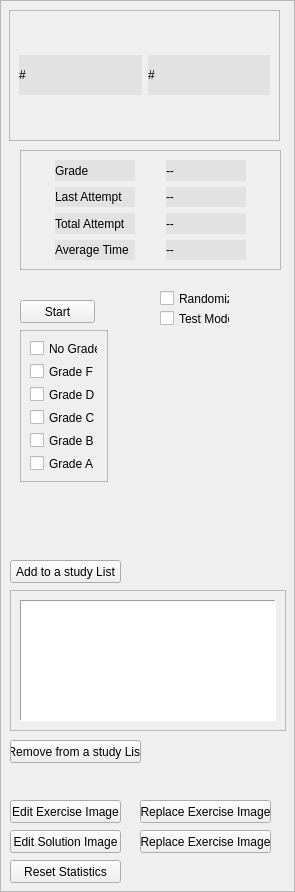
               <widget class="QFrame" name="learning_page_right">
                <property name="minimumSize">
                 <size>
                  <width>0</width>
                  <height>0</height>
                 </size>
                </property>
                <property name="maximumSize">
                 <size>
                  <width>300</width>
                  <height>16777215</height>
                 </size>
                </property>
                <property name="frameShape">
                 <enum>QFrame::StyledPanel</enum>
                </property>
                <property name="frameShadow">
                 <enum>QFrame::Raised</enum>
                </property>
                <widget class="QPushButton" name="start_button">
                 <property name="geometry">
                  <rect>
                   <x>20</x>
                   <y>300</y>
                   <width>75</width>
                   <height>23</height>
                  </rect>
                 </property>
                 <property name="text">
                  <string>Start</string>
                 </property>
                </widget>
                <widget class="QPushButton" name="add_to_a_study_list_button">
                 <property name="geometry">
                  <rect>
                   <x>10</x>
                   <y>560</y>
                   <width>111</width>
                   <height>23</height>
                  </rect>
                 </property>
                 <property name="text">
                  <string>Add to a study List</string>
                 </property>
                </widget>
                <widget class="QFrame" name="ex_stats_info">
                 <property name="geometry">
                  <rect>
                   <x>20</x>
                   <y>150</y>
                   <width>261</width>
                   <height>120</height>
                  </rect>
                 </property>
                 <property name="minimumSize">
                  <size>
                   <width>0</width>
                   <height>120</height>
                  </size>
                 </property>
                 <property name="maximumSize">
                  <size>
                   <width>16777215</width>
                   <height>120</height>
                  </size>
                 </property>
                 <property name="frameShape">
                  <enum>QFrame::StyledPanel</enum>
                 </property>
                 <property name="frameShadow">
                  <enum>QFrame::Raised</enum>
                 </property>
                 <layout class="QGridLayout" name="gridLayout">
                  <item row="0" column="0">
                   <widget class="QLabel" name="label_5">
                    <property name="minimumSize">
                     <size>
                      <width>80</width>
                      <height>0</height>
                     </size>
                    </property>
                    <property name="maximumSize">
                     <size>
                      <width>80</width>
                      <height>16777215</height>
                     </size>
                    </property>
                    <property name="styleSheet">
                     <string notr="true">background-color: rgb(226, 226, 226);</string>
                    </property>
                    <property name="text">
                     <string>Grade</string>
                    </property>
                   </widget>
                  </item>
                  <item row="0" column="1">
                   <widget class="QLabel" name="ex_stats_info_grade_label">
                    <property name="minimumSize">
                     <size>
                      <width>80</width>
                      <height>0</height>
                     </size>
                    </property>
                    <property name="maximumSize">
                     <size>
                      <width>80</width>
                      <height>16777215</height>
                     </size>
                    </property>
                    <property name="styleSheet">
                     <string notr="true">background-color: rgb(226, 226, 226);</string>
                    </property>
                    <property name="text">
                     <string>--</string>
                    </property>
                   </widget>
                  </item>
                  <item row="1" column="0">
                   <widget class="QLabel" name="label_8">
                    <property name="minimumSize">
                     <size>
                      <width>80</width>
                      <height>0</height>
                     </size>
                    </property>
                    <property name="maximumSize">
                     <size>
                      <width>80</width>
                      <height>16777215</height>
                     </size>
                    </property>
                    <property name="styleSheet">
                     <string notr="true">background-color: rgb(226, 226, 226);</string>
                    </property>
                    <property name="text">
                     <string>Last Attempt</string>
                    </property>
                   </widget>
                  </item>
                  <item row="1" column="1">
                   <widget class="QLabel" name="ex_stats_info_lastattempt_label">
                    <property name="minimumSize">
                     <size>
                      <width>80</width>
                      <height>0</height>
                     </size>
                    </property>
                    <property name="maximumSize">
                     <size>
                      <width>80</width>
                      <height>16777215</height>
                     </size>
                    </property>
                    <property name="styleSheet">
                     <string notr="true">background-color: rgb(226, 226, 226);</string>
                    </property>
                    <property name="text">
                     <string>--</string>
                    </property>
                   </widget>
                  </item>
                  <item row="2" column="0">
                   <widget class="QLabel" name="label_9">
                    <property name="minimumSize">
                     <size>
                      <width>80</width>
                      <height>0</height>
                     </size>
                    </property>
                    <property name="maximumSize">
                     <size>
                      <width>80</width>
                      <height>16777215</height>
                     </size>
                    </property>
                    <property name="styleSheet">
                     <string notr="true">background-color: rgb(226, 226, 226);</string>
                    </property>
                    <property name="text">
                     <string>Total Attempt</string>
                    </property>
                   </widget>
                  </item>
                  <item row="2" column="1">
                   <widget class="QLabel" name="ex_stats_info_totalattempts_label">
                    <property name="minimumSize">
                     <size>
                      <width>80</width>
                      <height>0</height>
                     </size>
                    </property>
                    <property name="maximumSize">
                     <size>
                      <width>80</width>
                      <height>16777215</height>
                     </size>
                    </property>
                    <property name="styleSheet">
                     <string notr="true">background-color: rgb(226, 226, 226);</string>
                    </property>
                    <property name="text">
                     <string>--</string>
                    </property>
                   </widget>
                  </item>
                  <item row="3" column="0">
                   <widget class="QLabel" name="label_10">
                    <property name="minimumSize">
                     <size>
                      <width>80</width>
                      <height>0</height>
                     </size>
                    </property>
                    <property name="maximumSize">
                     <size>
                      <width>80</width>
                      <height>16777215</height>
                     </size>
                    </property>
                    <property name="styleSheet">
                     <string notr="true">background-color: rgb(226, 226, 226);</string>
                    </property>
                    <property name="text">
                     <string>Average Time</string>
                    </property>
                   </widget>
                  </item>
                  <item row="3" column="1">
                   <widget class="QLabel" name="ex_stats_info_averagetime_label">
                    <property name="minimumSize">
                     <size>
                      <width>80</width>
                      <height>0</height>
                     </size>
                    </property>
                    <property name="maximumSize">
                     <size>
                      <width>80</width>
                      <height>16777215</height>
                     </size>
                    </property>
                    <property name="styleSheet">
                     <string notr="true">background-color: rgb(226, 226, 226);</string>
                    </property>
                    <property name="text">
                     <string>--</string>
                    </property>
                   </widget>
                  </item>
                 </layout>
                </widget>
                <widget class="QCheckBox" name="checkBox">
                 <property name="geometry">
                  <rect>
                   <x>160</x>
                   <y>290</y>
                   <width>70</width>
                   <height>17</height>
                  </rect>
                 </property>
                 <property name="text">
                  <string>Randomize</string>
                 </property>
                </widget>
                <widget class="QCheckBox" name="checkBox_2">
                 <property name="geometry">
                  <rect>
                   <x>160</x>
                   <y>310</y>
                   <width>70</width>
                   <height>17</height>
                  </rect>
                 </property>
                 <property name="text">
                  <string>Test Mode</string>
                 </property>
                </widget>
                <widget class="QPushButton" name="pushButton_4">
                 <property name="geometry">
                  <rect>
                   <x>10</x>
                   <y>800</y>
                   <width>111</width>
                   <height>23</height>
                  </rect>
                 </property>
                 <property name="text">
                  <string>Edit Exercise Image</string>
                 </property>
                </widget>
                <widget class="QPushButton" name="pushButton_6">
                 <property name="geometry">
                  <rect>
                   <x>10</x>
                   <y>830</y>
                   <width>111</width>
                   <height>23</height>
                  </rect>
                 </property>
                 <property name="text">
                  <string>Edit Solution Image</string>
                 </property>
                </widget>
                <widget class="QPushButton" name="pushButton_8">
                 <property name="geometry">
                  <rect>
                   <x>140</x>
                   <y>800</y>
                   <width>131</width>
                   <height>23</height>
                  </rect>
                 </property>
                 <property name="text">
                  <string>Replace Exercise Image</string>
                 </property>
                </widget>
                <widget class="QPushButton" name="pushButton_9">
                 <property name="geometry">
                  <rect>
                   <x>140</x>
                   <y>830</y>
                   <width>131</width>
                   <height>23</height>
                  </rect>
                 </property>
                 <property name="text">
                  <string>Replace Exercise Image</string>
                 </property>
                </widget>
                <widget class="QPushButton" name="pushButton_12">
                 <property name="geometry">
                  <rect>
                   <x>10</x>
                   <y>860</y>
                   <width>111</width>
                   <height>23</height>
                  </rect>
                 </property>
                 <property name="text">
                  <string>Reset Statistics</string>
                 </property>
                </widget>
                <widget class="QFrame" name="textbook_info_frame_left">
                 <property name="geometry">
                  <rect>
                   <x>9</x>
                   <y>10</y>
                   <width>271</width>
                   <height>131</height>
                  </rect>
                 </property>
                 <property name="minimumSize">
                  <size>
                   <width>0</width>
                   <height>0</height>
                  </size>
                 </property>
                 <property name="maximumSize">
                  <size>
                   <width>16777215</width>
                   <height>16777215</height>
                  </size>
                 </property>
                 <property name="frameShape">
                  <enum>QFrame::StyledPanel</enum>
                 </property>
                 <property name="frameShadow">
                  <enum>QFrame::Raised</enum>
                 </property>
                 <layout class="QHBoxLayout" name="horizontalLayout_4">
                  <item>
                   <widget class="QLabel" name="chapter_info_label">
                    <property name="minimumSize">
                     <size>
                      <width>0</width>
                      <height>0</height>
                     </size>
                    </property>
                    <property name="maximumSize">
                     <size>
                      <width>16777215</width>
                      <height>40</height>
                     </size>
                    </property>
                    <property name="styleSheet">
                     <string notr="true">background-color: rgb(226, 226, 226);</string>
                    </property>
                    <property name="text">
                     <string>#</string>
                    </property>
                   </widget>
                  </item>
                  <item>
                   <widget class="QLabel" name="section_info_label">
                    <property name="minimumSize">
                     <size>
                      <width>0</width>
                      <height>0</height>
                     </size>
                    </property>
                    <property name="maximumSize">
                     <size>
                      <width>16777215</width>
                      <height>40</height>
                     </size>
                    </property>
                    <property name="styleSheet">
                     <string notr="true">background-color: rgb(226, 226, 226);</string>
                    </property>
                    <property name="text">
                     <string>#</string>
                    </property>
                   </widget>
                  </item>
                 </layout>
                </widget>
                <widget class="QFrame" name="frame_6">
                 <property name="geometry">
                  <rect>
                   <x>10</x>
                   <y>590</y>
                   <width>276</width>
                   <height>141</height>
                  </rect>
                 </property>
                 <property name="frameShape">
                  <enum>QFrame::StyledPanel</enum>
                 </property>
                 <property name="frameShadow">
                  <enum>QFrame::Raised</enum>
                 </property>
                 <layout class="QVBoxLayout" name="verticalLayout_36">
                  <item>
                   <widget class="QTableWidget" name="ex_study_list_tablewidget">
                    <property name="styleSheet">
                     <string notr="true"/>
                    </property>
                    <property name="frameShape">
                     <enum>QFrame::Panel</enum>
                    </property>
                   </widget>
                  </item>
                 </layout>
                </widget>
                <widget class="QPushButton" name="remove_from_a_study_list_button">
                 <property name="geometry">
                  <rect>
                   <x>10</x>
                   <y>740</y>
                   <width>131</width>
                   <height>23</height>
                  </rect>
                 </property>
                 <property name="text">
                  <string>Remove from a study List</string>
                 </property>
                </widget>
                <widget class="QFrame" name="frame_11">
                 <property name="geometry">
                  <rect>
                   <x>20</x>
                   <y>330</y>
                   <width>88</width>
                   <height>152</height>
                  </rect>
                 </property>
                 <property name="frameShape">
                  <enum>QFrame::StyledPanel</enum>
                 </property>
                 <property name="frameShadow">
                  <enum>QFrame::Raised</enum>
                 </property>
                 <layout class="QVBoxLayout" name="verticalLayout_37">
                  <item>
                   <widget class="QCheckBox" name="checkBox_11">
                    <property name="text">
                     <string>No Grade</string>
                    </property>
                   </widget>
                  </item>
                  <item>
                   <widget class="QCheckBox" name="checkBox_3">
                    <property name="text">
                     <string>Grade F</string>
                    </property>
                   </widget>
                  </item>
                  <item>
                   <widget class="QCheckBox" name="checkBox_5">
                    <property name="text">
                     <string>Grade D</string>
                    </property>
                   </widget>
                  </item>
                  <item>
                   <widget class="QCheckBox" name="checkBox_8">
                    <property name="text">
                     <string>Grade C</string>
                    </property>
                   </widget>
                  </item>
                  <item>
                   <widget class="QCheckBox" name="checkBox_9">
                    <property name="text">
                     <string>Grade B</string>
                    </property>
                   </widget>
                  </item>
                  <item>
                   <widget class="QCheckBox" name="checkBox_10">
                    <property name="text">
                     <string>Grade A</string>
                    </property>
                   </widget>
                  </item>
                 </layout>
                </widget>
               </widget>
